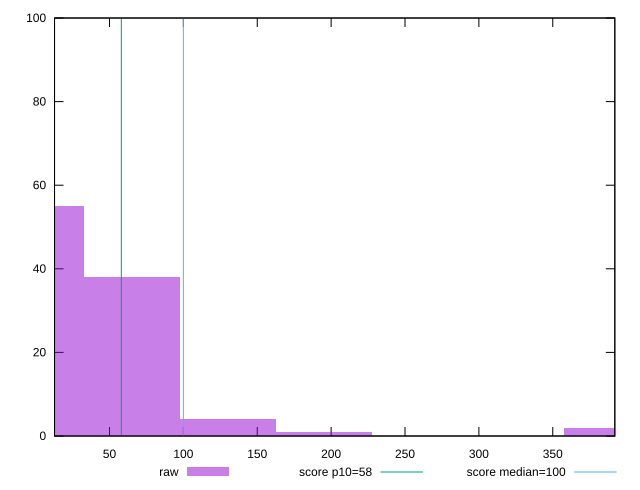

Write gnuplot code to recreate this figure.
reset

$raw <<EOF
389.8229573528043 2
129.9409857842681 4
64.97049289213405 38
0 55
194.91147867640214 1
EOF

set key outside below
set boxwidth 64.97049289213405
set xrange [12.8:391.9999999999993]
set yrange [0:100]
set trange [0:100]
set style fill transparent solid 0.5 noborder

set parametric
set terminal svg size 640, 490 enhanced background rgb 'white'
set output "report_00019_2021-02-10T18-14-37.922Z//estimated-input-latency/samples/pages+cached/raw/histogram.svg"

plot $raw title "raw" with boxes, \
     58,t title "score p10=58", \
     100,t title "score median=100"

reset
